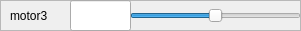
       <widget class="QFrame" name="frame_12">
        <property name="geometry">
         <rect>
          <x>0</x>
          <y>330</y>
          <width>301</width>
          <height>31</height>
         </rect>
        </property>
        <property name="frameShape">
         <enum>QFrame::StyledPanel</enum>
        </property>
        <property name="frameShadow">
         <enum>QFrame::Raised</enum>
        </property>
        <widget class="QSlider" name="motor3">
         <property name="geometry">
          <rect>
           <x>130</x>
           <y>0</y>
           <width>171</width>
           <height>31</height>
          </rect>
         </property>
         <property name="minimum">
          <number>-50</number>
         </property>
         <property name="maximum">
          <number>50</number>
         </property>
         <property name="orientation">
          <enum>Qt::Horizontal</enum>
         </property>
        </widget>
        <widget class="QLabel" name="label_11">
         <property name="geometry">
          <rect>
           <x>10</x>
           <y>0</y>
           <width>91</width>
           <height>31</height>
          </rect>
         </property>
         <property name="text">
          <string>motor3</string>
         </property>
        </widget>
        <widget class="QFrame" name="frame_13">
         <property name="geometry">
          <rect>
           <x>40</x>
           <y>30</y>
           <width>301</width>
           <height>31</height>
          </rect>
         </property>
         <property name="frameShape">
          <enum>QFrame::StyledPanel</enum>
         </property>
         <property name="frameShadow">
          <enum>QFrame::Raised</enum>
         </property>
         <widget class="QSlider" name="horizontalSlider_6">
          <property name="geometry">
           <rect>
            <x>70</x>
            <y>0</y>
            <width>231</width>
            <height>31</height>
           </rect>
          </property>
          <property name="orientation">
           <enum>Qt::Horizontal</enum>
          </property>
         </widget>
         <widget class="QLabel" name="label_12">
          <property name="geometry">
           <rect>
            <x>10</x>
            <y>0</y>
            <width>91</width>
            <height>31</height>
           </rect>
          </property>
          <property name="text">
           <string>motor0</string>
          </property>
         </widget>
        </widget>
        <widget class="QLineEdit" name="setPoint_motor3">
         <property name="geometry">
          <rect>
           <x>70</x>
           <y>0</y>
           <width>61</width>
           <height>31</height>
          </rect>
         </property>
         <property name="readOnly">
          <bool>true</bool>
         </property>
        </widget>
       </widget>
